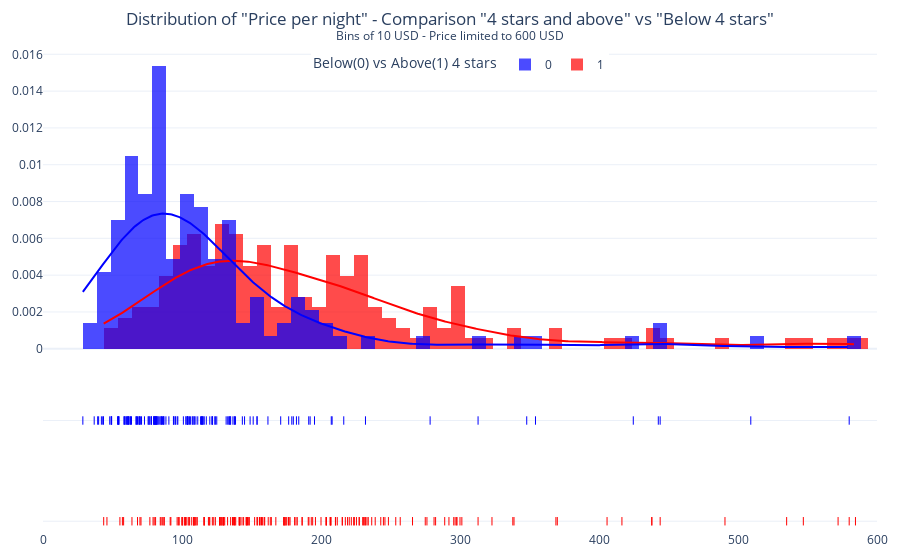

The notebook cell this image was saved under:
### Markdown cell above
### Comments: 
- There is a clear split from 4 stars and above.
- Low-rating hotels are predominantly 3 stars whilst high-rating hotels peak as 4 stars.
- As a consequence, we create a binary variable **4star+** to evaluate its impact on predictability
__________________________________________________________________________________________________________________________________

### Code cell
four_star_plus = ['1','0']
distrib = ff.create_distplot(
    [hotels.loc[hotels["four_star_plus"] == 1, "price_nite"], hotels.loc[hotels["four_star_plus"] == 0, "price_nite"]],
    four_star_plus,
    bin_size = 10,
    curve_type = 'kde',
    colors = colors)
distrib.update_layout(title_text = 'Distribution of "Price per night" - Comparison "4 stars and above" vs "Below 4 stars"<br><sup>Bins of 10 USD - Price limited to 600 USD</sup>')
distrib.update_layout(title_x = 0.5)
distrib.update_layout(xaxis = dict(range = [0,600]))
distrib.update_layout(legend_title_text='Below(0) vs Above(1) 4 stars')
distrib.update_layout(legend = dict(orientation = 'h', y=1, x=0.5, xanchor ='center'), margin = dict(b = 20, t = 50, l = 20, r = 20))
distrib.show()

### Figure 1 — Plotly figure (JSON) as saved in the notebook; plotly's stock layout.template omitted (floating-point values rounded to 4 significant figures; data arrays with more than 128 entries replaced by an {"elided": "..."} marker saying what was removed)
{"data": [{"histnorm": "probability density", "legendgroup": "1", "marker": {"color": "red"}, "name": "1", "opacity": 0.7, "type": "histogram", "x": {"elided": "177 float values"}, "xaxis": "x", "xbins": {"end": 584.5, "size": 10, "start": 43.67}, "yaxis": "y"}, {"histnorm": "probability density", "legendgroup": "0", "marker": {"color": "blue"}, "name": "0", "opacity": 0.7, "type": "histogram", "x": {"elided": "143 float values"}, "xaxis": "x", "xbins": {"end": 580, "size": 10, "start": 28.67}, "yaxis": "y"}, {"legendgroup": "1", "marker": {"color": "red"}, "mode": "lines", "name": "1", "showlegend": false, "type": "scatter", "x": {"elided": "500 float values"}, "xaxis": "x", "y": {"elided": "500 float values"}, "yaxis": "y"}, {"legendgroup": "0", "marker": {"color": "blue"}, "mode": "lines", "name": "0", "showlegend": false, "type": "scatter", "x": {"elided": "500 float values"}, "xaxis": "x", "y": {"elided": "500 float values"}, "yaxis": "y"}, {"legendgroup": "1", "marker": {"color": "red", "symbol": "line-ns-open"}, "mode": "markers", "name": "1", "showlegend": false, "type": "scatter", "x": {"elided": "177 float values"}, "xaxis": "x", "y": {"elided": "177 str values"}, "yaxis": "y2"}, {"legendgroup": "0", "marker": {"color": "blue", "symbol": "line-ns-open"}, "mode": "markers", "name": "0", "showlegend": false, "type": "scatter", "x": {"elided": "143 float values"}, "xaxis": "x", "y": {"elided": "143 str values"}, "yaxis": "y2"}], "layout": {"autosize": true, "barmode": "overlay", "hovermode": "closest", "legend": {"orientation": "h", "title": {"text": "Below(0) vs Above(1) 4 stars"}, "traceorder": "reversed", "x": 0.5, "xanchor": "center", "y": 1}, "margin": {"b": 20, "l": 20, "r": 20, "t": 50}, "title": {"text": "Distribution of \"Price per night\" - Comparison \"4 stars and above\" vs \"Below 4 stars\"<br><sup>Bins of 10 USD - Price limited to 600 USD</sup>", "x": 0.5}, "xaxis": {"anchor": "y2", "domain": [0, 1], "range": [0, 600], "type": "linear", "zeroline": false}, "yaxis": {"anchor": "free", "autorange": true, "domain": [0.35, 1], "position": 0, "range": [-0.0007559, 0.01623], "type": "linear"}, "yaxis2": {"anchor": "x", "autorange": true, "domain": [0, 0.25], "dtick": 1, "range": [-0.13, 1.13], "showticklabels": false, "type": "category"}}}
